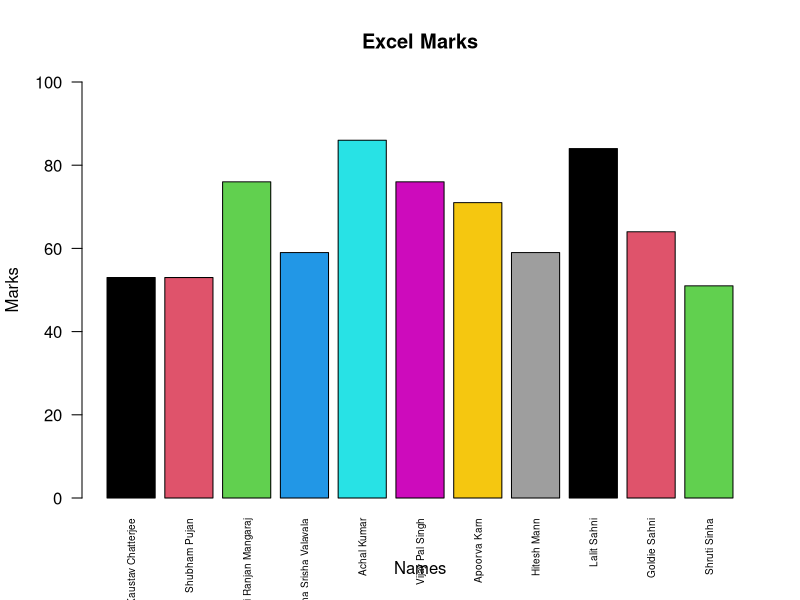
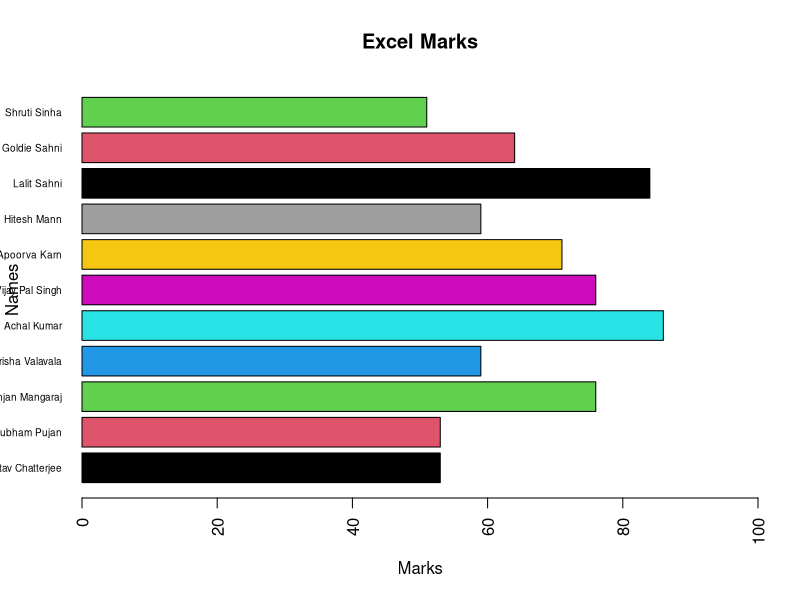

Write the R code that produced these figures, in order.
df1 <- read.csv('./data/dsstudents.csv')# data read in form of dataframe df1
df1
v1 <- df1$excel # df1 column excel assigned to a vector v1
names(v1) <- df1$name # df1 column name assigned to names for vector v1
v1
# displaying barplot of students names and their excel marks in vertical bars
barplot(v1,xlab="Names", ylab="Marks", main="Excel Marks",las=2,col=c(1,2,3,4,5,6,7,8),horiz=F,ylim=c(0,100),cex.names=0.6)
# displaying barplot of students names and their excel marks in horizontal bars
barplot(v1,xlab="Marks", ylab="Names", main="Excel Marks",las=2,col=c(1,2,3,4,5,6,7,8),horiz=T,xlim=c(0,100),cex.names=0.6)


